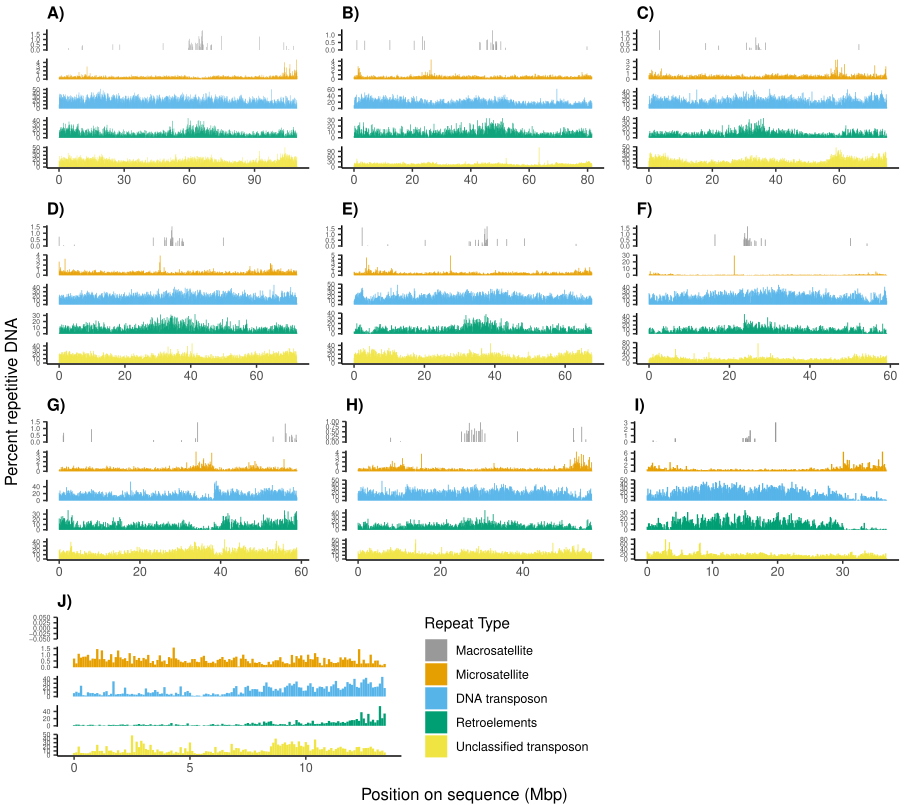

The script that drew this image:
# Terrence Sylvester
# pradakshanas@gmail.com
# 26 May 2023

# load library
library(ggplot2)
library(gridExtra)
library(grid)

#### helper function ####
remove.overlaps <- function(dat = NULL){
  
  dat_new <- matrix(data = NA, nrow = nrow(dat), ncol = ncol(dat))
  dat_new <- as.data.frame(dat_new)
  colnames(dat_new) <- colnames(dat)
  
  counter <- 1
  for(i in 1:nrow(dat)){
    if(i > 1){
      if(j > i){
        next
      }
    }
    j <- i
    print(i)
    start <- dat$start[j]
    end <- dat$end[j]
    
    if((j + 1) > nrow(dat)){
      break
    }
    while (dat$start[j+1] < end) {
      j <- j + 1
      end <- dat$end[j] 
      if((j + 1)> nrow(dat)){
        break
      }
    }
    dat_new$scaffold[counter] <- dat$scaffold[counter]
    dat_new$start[counter] <- start
    dat_new$end[counter] <- end
    dat_new$repeatClass[counter] <- dat$repeatClass[counter]
    
    counter <- counter + 1
  }
  dat_new <- dat_new[!(is.na(dat_new$scaffold)),]
  return(dat_new)
}
#####


# read in data
repeats <-  read.csv("../data/Chrysina_gloriosa.repeats.csv", 
                     header = F,
                     as.is = T)
# assign column names
colnames(repeats) <- c("scaffold", "start", "end", "repeatClass")
# get chromosome
interval <- 100000

for(j in 1:10){
  scaffold <- paste("scaf",j, sep = "")
  print(paste("working on", scaffold))
  #names(Chroms)[j] <- scaffold
  scaf <- repeats[repeats$scaffold == scaffold,]
  # remove repeat family and retain only repeat class
  for(i in 1:nrow(scaf)){
    scaf$repeatClass[i] <- unlist(strsplit(scaf$repeatClass[i],split = "/",fixed = T))[1]
    if(i %% 10000 == 0){
      print(i)
    } 
  }
  
  scafLength <- NULL
  if(scaffold == "scaf1") scafLength <- 109611085
  if(scaffold == "scaf2") scafLength <- 81599725
  if(scaffold == "scaf3") scafLength <- 75050035
  if(scaffold == "scaf4") scafLength <- 72353455
  if(scaffold == "scaf5") scafLength <- 67692486
  if(scaffold == "scaf6") scafLength <- 59159807
  if(scaffold == "scaf7") scafLength <- 58964884
  if(scaffold == "scaf8") scafLength <- 56816963
  if(scaffold == "scaf9") scafLength <- 36732878
  if(scaffold == "scaf10") scafLength <- 13479537
  
  # subset each repeat class
  DNA <- scaf[scaf$repeatClass =="DNA",]
  LINE <- scaf[scaf$repeatClass =="LINE",]
  SINE <- scaf[scaf$repeatClass =="SINE",]
  sat <- scaf[scaf$repeatClass =="Satellite",]
  smpl <- scaf[scaf$repeatClass =="Simple_repeat",]
  unk <- scaf[scaf$repeatClass =="Unknown",]
  
  # set the target interval to 10Kb 
  breaks <-  seq(from = 1,
                 to = scafLength,
                 by = interval)
  
  tab_DNA <- as.data.frame(matrix(nrow = length(breaks), ncol = 3))
  tab_LINE <- as.data.frame(matrix(nrow = length(breaks), ncol = 3))
  tab_SINE <- as.data.frame(matrix(nrow = length(breaks), ncol = 3))
  tab_sat <- as.data.frame(matrix(nrow = length(breaks), ncol = 3))
  tab_smpl <- as.data.frame(matrix(nrow = length(breaks), ncol = 3))
  tab_unk <- as.data.frame(matrix(nrow = length(breaks), ncol = 3))
  
  colnames(tab_DNA) <- colnames(tab_LINE) <- colnames(tab_SINE) <- colnames(tab_sat) <- colnames(tab_unk) <- colnames(tab_smpl) <- c("interval","amount", "calss")
  
  tab_DNA$interval <- breaks / 1000000
  tab_LINE$interval <- breaks / 1000000
  tab_SINE$interval <- breaks / 1000000
  tab_sat$interval <- breaks / 1000000
  tab_smpl$interval <- breaks / 1000000
  tab_unk$interval <- breaks / 1000000
  
  tab_DNA$calss <- "DNA transposon"
  tab_LINE$calss <- "LINE"
  tab_SINE$calss <- "SINE"
  tab_sat$calss <- "Macrosatellite"
  tab_smpl$calss <- "Microsatellite"
  tab_unk$calss <- "Unclassified transposon"
  
  for (i in 1:length(breaks)){
    tmp_DNA <- DNA[DNA$start >= (breaks[i]) & DNA$end <= (breaks[i] + (interval-1)),]
    tmp_LINE <- LINE[LINE$start >= (breaks[i]) & LINE$end <= (breaks[i] + (interval-1)),]
    tmp_SINE <- SINE[SINE$start >= (breaks[i]) & SINE$end <= (breaks[i] + (interval-1)),]
    tmp_sat <- sat[sat$start >= (breaks[i]) & sat$end <= (breaks[i] + (interval-1)),]
    tmp_smpl <- smpl[smpl$start >= (breaks[i]) & smpl$end <= (breaks[i] + (interval-1)),]
    tmp_unk <- unk[unk$start >= (breaks[i]) & unk$end <= (breaks[i] + (interval-1)),]
    
    tmp_DNA <- remove.overlaps(dat = tmp_DNA)
    tmp_LINE <- remove.overlaps(dat = tmp_LINE)
    tmp_SINE <- remove.overlaps(dat = tmp_SINE)
    tmp_sat <- remove.overlaps(dat = tmp_sat)
    tmp_smpl <- remove.overlaps(dat = tmp_smpl)
    tmp_unk <- remove.overlaps(dat = tmp_unk)
    
    
    if(nrow(tmp_DNA) > 0){
      tab_DNA$amount[i] <- (sum((tmp_DNA$end - tmp_DNA$start) + 1) /interval) * 100
    }else{
      tab_DNA$amount[i] <- 0
    }
    
    if(nrow(tmp_LINE) > 0){
      tab_LINE$amount[i] <- (sum((tmp_LINE$end - tmp_LINE$start) + 1) /interval) * 100
    }else{
      tab_LINE$amount[i] <- 0
    }
    
    if(nrow(tmp_SINE) > 0){
      tab_SINE$amount[i] <- (sum((tmp_SINE$end - tmp_SINE$start) + 1) /interval) * 100
    }else{
      tab_SINE$amount[i] <- 0
    }
    
    if(nrow(tmp_sat) > 0){
      tab_sat$amount[i] <- (sum((tmp_sat$end - tmp_sat$start) + 1) /interval) * 100
    }else{
      tab_sat$amount[i] <- 0
    }
    
    if(nrow(tmp_smpl) > 0){
      tab_smpl$amount[i] <- (sum((tmp_smpl$end - tmp_smpl$start) + 1) /interval) * 100
    }else{
      tab_smpl$amount[i] <- 0
    }
    
    if(nrow(tmp_unk) > 0){
      tab_unk$amount[i] <- (sum((tmp_unk$end - tmp_unk$start) + 1) /interval) * 100
    }else{
      tab_unk$amount[i] <- 0
    }
    
  }
  
  type.color <- c("#999999", "#E69F00", "#56B4E9", "#009E73", "#F0E442",
                  "#0072B2", "#D55E00", "#CC79A7")
  
  # plot
  tab_retro <- tab_LINE
  tab_retro$calss <- "Retroelements"
  tab_retro$amount <- tab_LINE$amount + tab_SINE$amount
  
  # combine all scaffold data
  scaf.reps <- NULL
  scaf.reps <- rbind(tab_DNA,tab_retro,tab_sat,tab_smpl,tab_unk)
  scaf.reps$calss <- factor(scaf.reps$calss, levels = c("Macrosatellite",
                                                        "Microsatellite",
                                                        "DNA transposon",
                                                        "Retroelements",
                                                        "Unclassified transposon"))
  pp <- NULL
  pp <-  ggplot(data = scaf.reps, aes(x = scaf.reps$interval, y = amount, fill = calss, group = calss)) +
    geom_bar(stat = "identity",width = 0.2) +
    labs(x = "Position on sequence (Mbp)", y = "Percent repetitive DNA") +
    facet_grid(rows = vars(scaf.reps$calss),
               scales = "free", 
               space = "fixed") +
    guides(fill = guide_legend(title = "Repeat Type")) +
    scale_fill_manual(values = type.color) +
    theme_classic() +
    theme(strip.text.y = element_blank(),axis.text.y = element_text(size = 5)) 
  assign(paste0("plot_", j),pp)
}

plot_1$data$scaf <- "scaf1"
plot_2$data$scaf <- "scaf2"
plot_3$data$scaf <- "scaf3"
plot_4$data$scaf <- "scaf4"
plot_5$data$scaf <- "scaf5"
plot_6$data$scaf <- "scaf6"
plot_7$data$scaf <- "scaf7"
plot_8$data$scaf <- "scaf8"
plot_9$data$scaf <- "scaf9"
plot_10$data$scaf <- "scaf10"

repDat <- rbind(plot_1$data,
                plot_2$data,
                plot_3$data,
                plot_4$data,
                plot_5$data,
                plot_6$data,
                plot_7$data,
                plot_8$data,
                plot_9$data,
                plot_10$data)

p1 <-  ggplot(data = repDat[repDat$scaf == "scaf1",], aes(x = repDat$interval[repDat$scaf == "scaf1"],
                                                       y = repDat$amount[repDat$scaf == "scaf1"],
                                                       fill = repDat$calss[repDat$scaf == "scaf1"], 
                                                       group = repDat$calss[repDat$scaf == "scaf1"])) +
  geom_bar(stat = "identity",width = 0.2) +
  labs(x = "Position on sequence (Mbp)", y = "Percent repetitive DNA") +
  facet_grid(rows = vars(repDat$calss[repDat$scaf == "scaf1"]),
             scales = "free", 
             space = "fixed") +
  guides(fill = guide_legend(title = "Repeat Type")) +
  scale_fill_manual(values = type.color) +
  theme_classic() +
  ggtitle("A)") +
  theme(strip.text.y = element_blank(),legend.position = "none",
        plot.title = element_text(color="Black", size=12, face="bold"),
        axis.title.x = element_blank(),
        axis.title.y = element_blank(),axis.text.y = element_text(size = 5)) 

p2 <-  ggplot(data = repDat[repDat$scaf == "scaf2",], aes(x = repDat$interval[repDat$scaf == "scaf2"],
                                                      y = repDat$amount[repDat$scaf == "scaf2"],
                                                      fill = repDat$calss[repDat$scaf == "scaf2"], 
                                                      group = repDat$calss[repDat$scaf == "scaf2"])) +
  geom_bar(stat = "identity",width = 0.2) +
  labs(x = "Position on sequence (Mbp)", y = "Percent repetitive DNA") +
  facet_grid(rows = vars(repDat$calss[repDat$scaf == "scaf2"]),
             scales = "free", 
             space = "fixed") +
  guides(fill = guide_legend(title = "Repeat Type")) +
  scale_fill_manual(values = type.color) +
  theme_classic() +
  ggtitle("B)") +
  theme(strip.text.y = element_blank(),legend.position = "none",plot.title = element_text(color="Black", size=12, face="bold"),
        axis.title.x = element_blank(),
        axis.title.y = element_blank(),axis.text.y = element_text(size = 5)) 

p3 <-  ggplot(data = repDat[repDat$scaf == "scaf3",], aes(x = repDat$interval[repDat$scaf == "scaf3"],
                                                      y = repDat$amount[repDat$scaf == "scaf3"],
                                                      fill = repDat$calss[repDat$scaf == "scaf3"], 
                                                      group = repDat$calss[repDat$scaf == "scaf3"])) +
  geom_bar(stat = "identity",width = 0.2) +
  labs(x = "Position on sequence (Mbp)", y = "Percent repetitive DNA") +
  facet_grid(rows = vars(repDat$calss[repDat$scaf == "scaf3"]),
             scales = "free", 
             space = "fixed") +
  guides(fill = guide_legend(title = "Repeat Type")) +
  scale_fill_manual(values = type.color) +
  theme_classic() +
  ggtitle("C)") +
  theme(strip.text.y = element_blank(),legend.position = "none",plot.title = element_text(color="Black", size=12, face="bold"),
        axis.title.x = element_blank(),
        axis.title.y = element_blank(),axis.text.y = element_text(size = 5)) 

p4 <-  ggplot(data = repDat[repDat$scaf == "scaf4",], aes(x = repDat$interval[repDat$scaf == "scaf4"],
                                                      y = repDat$amount[repDat$scaf == "scaf4"],
                                                      fill = repDat$calss[repDat$scaf == "scaf4"], 
                                                      group = repDat$calss[repDat$scaf == "scaf4"])) +
  geom_bar(stat = "identity",width = 0.2) +
  labs(x = "Position on sequence (Mbp)", y = "Percent repetitive DNA") +
  facet_grid(rows = vars(repDat$calss[repDat$scaf == "scaf4"]),
             scales = "free", 
             space = "fixed") +
  guides(fill = guide_legend(title = "Repeat Type")) +
  scale_fill_manual(values = type.color) +
  theme_classic() +
  ggtitle("D)") +
  theme(strip.text.y = element_blank(),legend.position = "none",plot.title = element_text(color="Black", size=12, face="bold"),
        axis.title.x = element_blank(),
        axis.title.y = element_blank(),axis.text.y = element_text(size = 5)) 

p5 <-  ggplot(data = repDat[repDat$scaf == "scaf5",], aes(x = repDat$interval[repDat$scaf == "scaf5"],
                                                      y = repDat$amount[repDat$scaf == "scaf5"],
                                                      fill = repDat$calss[repDat$scaf == "scaf5"], 
                                                      group = repDat$calss[repDat$scaf == "scaf5"])) +
  geom_bar(stat = "identity",width = 0.2) +
  labs(x = "Position on sequence (Mbp)", y = "Percent repetitive DNA") +
  facet_grid(rows = vars(repDat$calss[repDat$scaf == "scaf5"]),
             scales = "free", 
             space = "fixed") +
  guides(fill = guide_legend(title = "Repeat Type")) +
  scale_fill_manual(values = type.color) +
  theme_classic() +
  ggtitle("E)") +
  theme(strip.text.y = element_blank(),legend.position = "none",plot.title = element_text(color="Black", size=12, face="bold"),
        axis.title.x = element_blank(),
        axis.title.y = element_blank(),axis.text.y = element_text(size = 5)) 

p6 <-  ggplot(data = repDat[repDat$scaf == "scaf6",], aes(x = repDat$interval[repDat$scaf == "scaf6"],
                                                      y = repDat$amount[repDat$scaf == "scaf6"],
                                                      fill = repDat$calss[repDat$scaf == "scaf6"], 
                                                      group = repDat$calss[repDat$scaf == "scaf6"])) +
  geom_bar(stat = "identity",width = 0.2) +
  labs(x = "Position on sequence (Mbp)", y = "Percent repetitive DNA") +
  facet_grid(rows = vars(repDat$calss[repDat$scaf == "scaf6"]),
             scales = "free", 
             space = "fixed") +
  guides(fill = guide_legend(title = "Repeat Type")) +
  scale_fill_manual(values = type.color) +
  theme_classic() +
  ggtitle("F)") +
  theme(strip.text.y = element_blank(),legend.position = "none",plot.title = element_text(color="Black", size=12, face="bold"),
        axis.title.x = element_blank(),
        axis.title.y = element_blank(),axis.text.y = element_text(size = 5)) 

p7 <-  ggplot(data = repDat[repDat$scaf == "scaf7",], aes(x = repDat$interval[repDat$scaf == "scaf7"],
                                                      y = repDat$amount[repDat$scaf == "scaf7"],
                                                      fill = repDat$calss[repDat$scaf == "scaf7"], 
                                                      group = repDat$calss[repDat$scaf == "scaf7"])) +
  geom_bar(stat = "identity",width = 0.2) +
  labs(x = "Position on sequence (Mbp)", y = "Percent repetitive DNA") +
  facet_grid(rows = vars(repDat$calss[repDat$scaf == "scaf7"]),
             scales = "free", 
             space = "fixed") +
  guides(fill = guide_legend(title = "Repeat Type")) +
  scale_fill_manual(values = type.color) +
  theme_classic() +
  ggtitle("G)") +
  theme(strip.text.y = element_blank(),legend.position = "none",plot.title = element_text(color="Black", size=12, face="bold"),
        axis.title.x = element_blank(),
        axis.title.y = element_blank(),axis.text.y = element_text(size = 5)) 

p8 <-  ggplot(data = repDat[repDat$scaf == "scaf8",], aes(x = repDat$interval[repDat$scaf == "scaf8"],
                                                      y = repDat$amount[repDat$scaf == "scaf8"],
                                                      fill = repDat$calss[repDat$scaf == "scaf8"], 
                                                      group = repDat$calss[repDat$scaf == "scaf8"])) +
  geom_bar(stat = "identity",width = 0.2) +
  labs(x = "Position on sequence (Mbp)", y = "Percent repetitive DNA") +
  facet_grid(rows = vars(repDat$calss[repDat$scaf == "scaf8"]),
             scales = "free", 
             space = "fixed") +
  guides(fill = guide_legend(title = "Repeat Type")) +
  scale_fill_manual(values = type.color) +
  theme_classic() +
  ggtitle("H)") +
  theme(strip.text.y = element_blank(),legend.position = "none",plot.title = element_text(color="Black", size=12, face="bold"),
        axis.title.x = element_blank(),
        axis.title.y = element_blank(),axis.text.y = element_text(size = 5)) 

p9 <-  ggplot(data = repDat[repDat$scaf == "scaf9",], aes(x = repDat$interval[repDat$scaf == "scaf9"],
                                                      y = repDat$amount[repDat$scaf == "scaf9"],
                                                      fill = repDat$calss[repDat$scaf == "scaf9"], 
                                                      group = repDat$calss[repDat$scaf == "scaf9"])) +
  geom_bar(stat = "identity",width = 0.2) +
  labs(x = "Position on sequence (Mbp)", y = "Percent repetitive DNA") +
  facet_grid(rows = vars(repDat$calss[repDat$scaf == "scaf9"]),
             scales = "free", 
             space = "fixed") +
  guides(fill = guide_legend(title = "Repeat Type")) +
  scale_fill_manual(values = type.color) +
  theme_classic() +
  ggtitle("I)") +
  theme(strip.text.y = element_blank(),legend.position = "none",plot.title = element_text(color="Black", size=12, face="bold"),
        axis.title.x = element_blank(),
        axis.title.y = element_blank(),axis.text.y = element_text(size = 5)) 

p10 <-  ggplot(data = repDat[repDat$scaf == "scaf10",], aes(x = repDat$interval[repDat$scaf == "scaf10"],
                                                      y = repDat$amount[repDat$scaf == "scaf10"],
                                                      fill = repDat$calss[repDat$scaf == "scaf10"], 
                                                      group = repDat$calss[repDat$scaf == "scaf10"])) +
  geom_bar(stat = "identity",width = 0.1) +
  labs(x = "Position on sequence (Mbp)", y = "Percent repetitive DNA") +
  facet_grid(rows = vars(repDat$calss[repDat$scaf == "scaf10"]),
             scales = "free", 
             space = "fixed") +
  guides(fill = guide_legend(title = "Repeat Type")) +
  scale_fill_manual(values = type.color) +
  theme_classic() +
  ggtitle("J)") +
  theme(strip.text.y = element_blank(),
        plot.title = element_text(color="Black", size=12, face="bold"),
        axis.title.x = element_blank(),
        axis.title.y = element_blank(),
        axis.text.y = element_text(size = 5)) 

gridExtra::grid.arrange(grobs = list(p1,p2,p3,p4,p5,p6,p7,p8,p9,p10),
                        
                        layout_matrix = rbind(c(1, 2, 3),
                                              c(4, 5, 6),
                                              c(7, 8, 9),
                                              c(10,10,NA)),
                        left = "Percent repetitive DNA",
                        bottom = "Position on sequence (Mbp)")
